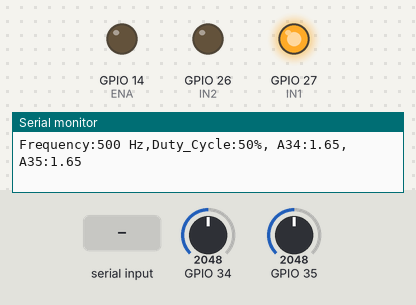
The sketch below on a simulated ESP32. On the bench: output pins drawn as LEDs (lit = HIGH), the last lines printed to the serial monitor. Inputs (shaded band) come from the test bench; at power-on: GPIO 34 = 2048, GPIO 35 = 2048.

Above: at 1.3 s.
1.4 s: "90,45\n" received over Serial
At 2.1 s:
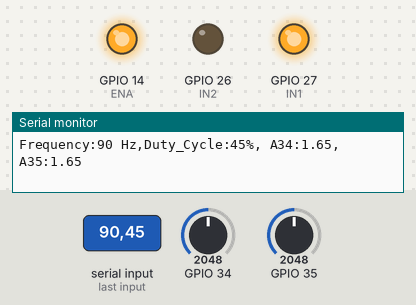
Timing chart, 0 to 4.4 s (numbered marks = the images above; inputs shaded):
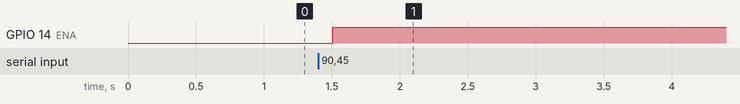

Measured:
- after the input at 1.4 s, GPIO 14 (ENA): LOW → HIGH after 0.11 s

The sketch:

ESP32_TB_Serial_Control.ino
```cpp
/*
This script can be used for the testing of generateing a PWM signal for the H Bridge.
It uses the seiral port with the format [freq,dutycycle%] eg >     1000,100


By Oliver Bell
*/


int ENA = 14;
int IN1 = 27;
int IN2 = 26;

int frequency = 500; // Frequency in Hz
int dutyCycle = 50;  // Duty cycle in percentage
const int pwm_channel = 1;
const int resolution = 10; // resolution

void setup() {
  pinMode(ENA, OUTPUT);
  pinMode(IN1, OUTPUT);
  pinMode(IN2, OUTPUT);
  digitalWrite(IN1, HIGH);
  digitalWrite(IN2, LOW);

  // Initialize PWM
  ledcSetup(pwm_channel, frequency, resolution);
  ledcAttachPin(ENA, pwm_channel);

  // Initialize Serial Communication
  Serial.begin(9600);
  while (!Serial); // Wait for Serial Monitor to open
  Serial.println("PWM initialized");
}

void loop() {
  // Check for serial input
  if (Serial.available() > 0) {
    String input = Serial.readStringUntil('\n');
    int commaIndex = input.indexOf(',');
    if (commaIndex != -1) {
      // Parse frequency and duty cycle from serial input
      frequency = input.substring(0, commaIndex).toInt();
      dutyCycle = input.substring(commaIndex + 1).toInt();

      // Validate duty cycle range
   //   dutyCycle = constrain(dutyCycle, 0, 100);

      // Set PWM frequency and duty cycle
      ledcSetup(pwm_channel, frequency, resolution);
     ledcWrite(pwm_channel, map(dutyCycle, 0, 100, 0, 4096)); // Map duty cycle to 10-bit range

    }
  }

  // Read analog values from A34 and A35 and scale to 3 volts
  float sensorValueA34 = (analogRead(34) * 3.3) / 4096;
  float sensorValueA35 = (analogRead(35) * 3.3) / 4096;

  // Print debug information
  Serial.print("Frequency:");
  Serial.print(frequency);
  Serial.print(" Hz,Duty_Cycle:");
  Serial.print(dutyCycle);
  Serial.print("%, A34:");
  Serial.print(sensorValueA34);
  Serial.print(",A35:");
  Serial.println(sensorValueA35);

  delay(500); // Adjust delay as needed
}
```
